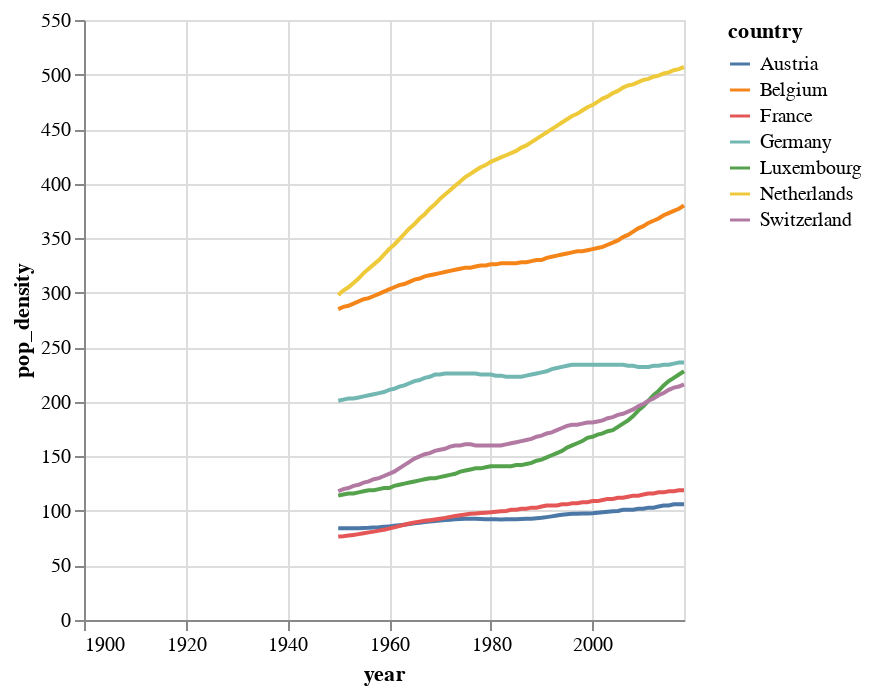

The notebook cell this image was saved under:
### Markdown cell above
Now that we have our dataset, let’s create a **multi-line chart**.
From this point forward, I won’t provide the full code.
Instead, I want you to practice reading the specifications carefully and writing the code yourself.

<div class="alert alert-info" style="color:black; padding: 15px; border-radius: 8px; background-color:#eaf4ff;">
  <p><strong>Chart Specification:</strong></p>
  <ol>
    <li>Use the <code>line</code> mark.</li>
    <li>Encode <code>year</code> on the <strong>x channel</strong>.</li>
    <li>Encode <code>pop_density</code> on the <strong>y channel</strong>.</li>
    <li>Encode <code>country</code> on the <strong>color channel</strong> to differentiate lines.</li>
  </ol>
</div>

### Code cell
multi_line_w_europe = alt.Chart(western_europe_data).mark_line().encode(x = alt.X("year:T"),
                                                                        y = alt.Y("pop_density:Q"),
                                                                        color = alt.Color("country:N"))

# Show the plot
multi_line_w_europe

### Figure 1 — Vega-Lite specification as saved in the notebook (floating-point values rounded to 4 significant figures; data arrays with more than 128 entries replaced by an {"elided": "..."} marker saying what was removed)
{"config": {"view": {"continuousWidth": 300, "continuousHeight": 300}}, "data": {"name": "data-b7e41c80a66d588197a415bc16e01d0c"}, "mark": {"type": "line"}, "encoding": {"color": {"field": "country", "type": "nominal"}, "x": {"field": "year", "type": "temporal"}, "y": {"field": "pop_density", "type": "quantitative"}}, "$schema": "https://vega.github.io/schema/vega-lite/v5.20.1.json", "datasets": {"data-b7e41c80a66d588197a415bc16e01d0c": {"elided": "833 records"}}}
